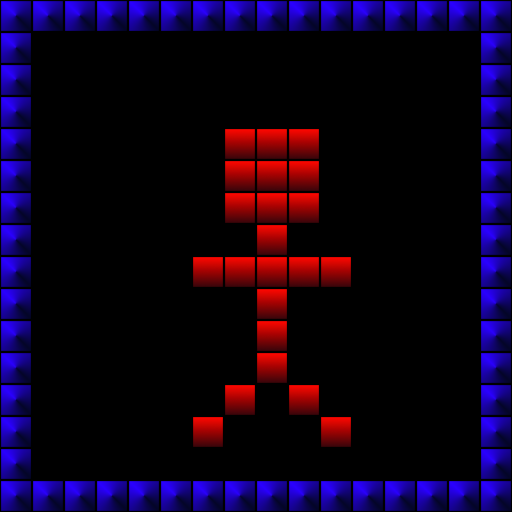

Below is a game level as drawn by its tile map, then a one-line description and the .tmx file that defines it, in full:
An orthogonal 16x16 tile map with 32x32 px tiles, 1 tile layer (Tile Layer 1).

<map version="1.10" tiledversion="1.11.0" orientation="orthogonal" renderorder="right-down" width="16" height="16" tilewidth="32" tileheight="32" infinite="0" nextlayerid="2" nextobjectid="1">
 <tileset firstgid="1" source="../Tileset1.tsx" />
 <layer id="1" name="Tile Layer 1" width="16" height="16">
  <data encoding="csv">
2,2,2,2,2,2,2,2,2,2,2,2,2,2,2,2,
2,0,0,0,0,0,0,0,0,0,0,0,0,0,0,2,
2,0,0,0,0,0,0,0,0,0,0,0,0,0,0,2,
2,0,0,0,0,0,0,0,0,0,0,0,0,0,0,2,
2,0,0,0,0,0,0,5,5,5,0,0,0,0,0,2,
2,0,0,0,0,0,0,5,5,5,0,0,0,0,0,2,
2,0,0,0,0,0,0,5,5,5,0,0,0,0,0,2,
2,0,0,0,0,0,0,0,5,0,0,0,0,0,0,2,
2,0,0,0,0,0,5,5,5,5,5,0,0,0,0,2,
2,0,0,0,0,0,0,0,5,0,0,0,0,0,0,2,
2,0,0,0,0,0,0,0,5,0,0,0,0,0,0,2,
2,0,0,0,0,0,0,0,5,0,0,0,0,0,0,2,
2,0,0,0,0,0,0,5,0,5,0,0,0,0,0,2,
2,0,0,0,0,0,5,0,0,0,5,0,0,0,0,2,
2,0,0,0,0,0,0,0,0,0,0,0,0,0,0,2,
2,2,2,2,2,2,2,2,2,2,2,2,2,2,2,2
</data>
 </layer>
</map>
